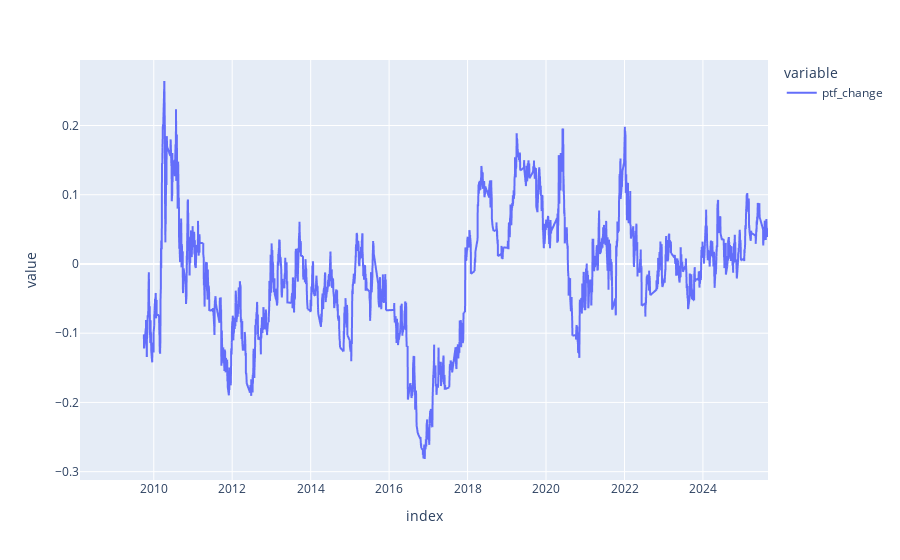

Here is the notebook cell this chart was saved with:
### Code cell
px.line(x)

### Figure 1 — Plotly figure (JSON) as saved in the notebook; plotly's stock layout.template omitted (floating-point values rounded to 4 significant figures; data arrays with more than 128 entries replaced by an {"elided": "..."} marker saying what was removed)
{"data": [{"hovertemplate": "variable=ptf_change<br>index=%{x}<br>value=%{y}<extra></extra>", "legendgroup": "ptf_change", "line": {"color": "#636efa", "dash": "solid"}, "marker": {"symbol": "circle"}, "mode": "lines", "name": "ptf_change", "showlegend": true, "type": "scattergl", "x": {"elided": "2995 str values"}, "xaxis": "x", "y": {"elided": "2995 float values"}, "yaxis": "y"}], "layout": {"legend": {"title": {"text": "variable"}, "tracegroupgap": 0}, "margin": {"t": 60}, "xaxis": {"anchor": "y", "domain": [0, 1], "title": {"text": "index"}}, "yaxis": {"anchor": "x", "domain": [0, 1], "title": {"text": "value"}}}}
